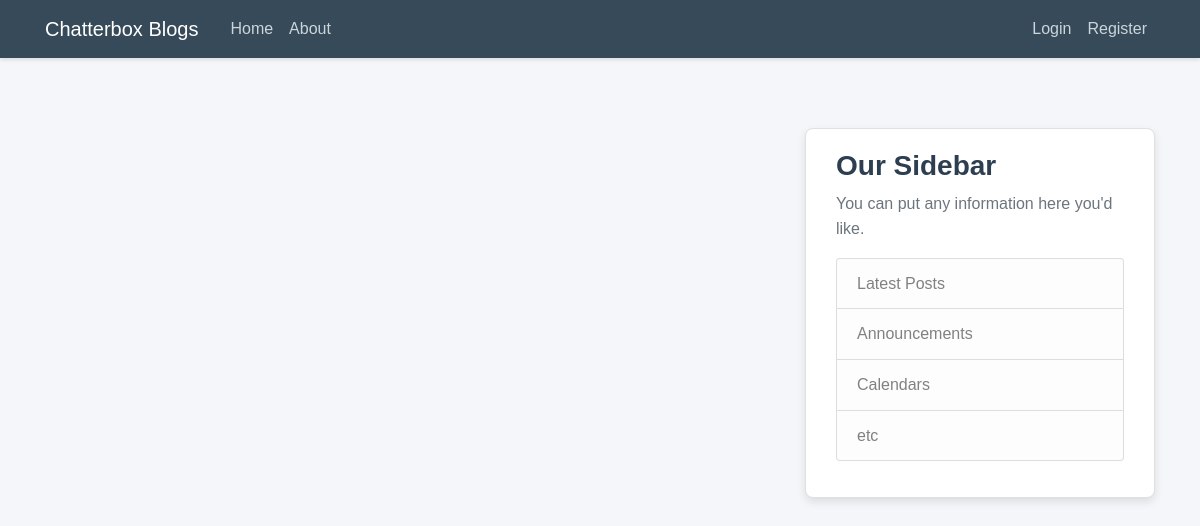
The page /blog/ on the database as committed earlier.
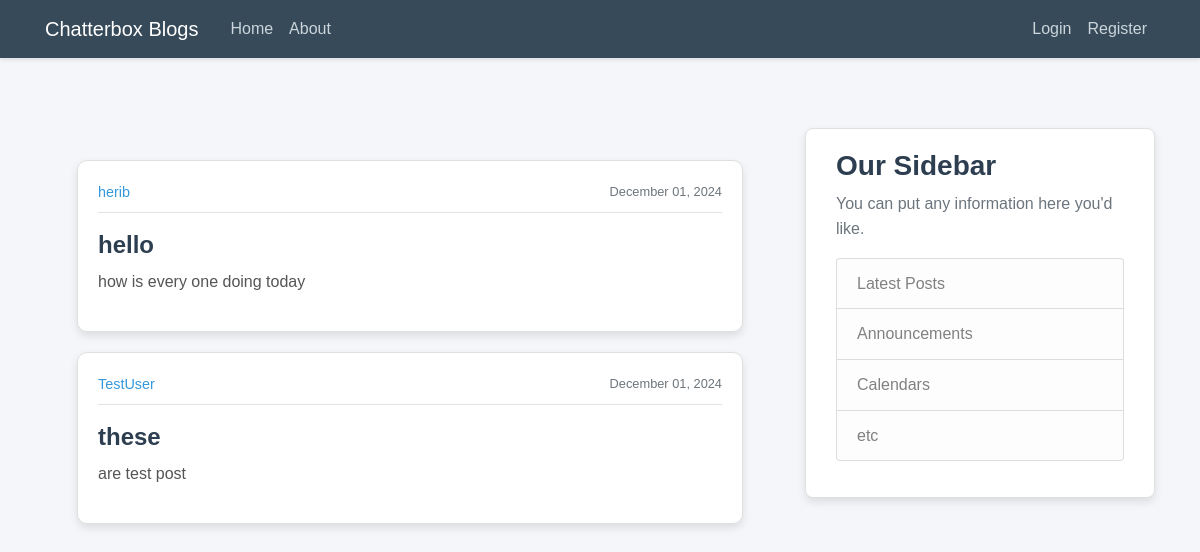
The same page on the database as committed later.
### blog/models.py (models this page shows, shortened)
class Post(models.Model):
    title = models.CharField(max_length=100)
    content = models.TextField()
    date_posted = models.DateTimeField(default=timezone.now)
    author = models.ForeignKey(User, on_delete=models.CASCADE)

### blog/views.py (the view)
# urls.py: path('', views.home, name='blog-home'),
def home(request):
        context = {
               'posts' : Post.objects.all()
        }
        return render (request, 'blog/home.html', context)

### blog/templates/blog/home.html
{% extends "blog/base.html" %}
{% block content %}
<div class="blog-posts">
    {% for post in posts %}
    <article class="media content-section post-card">
        <div class="media-body">
            <div class="article-metadata">
                <a class="author-link" href="#">{{ post.author }}</a>
                <small class="text-muted post-date">{{ post.date_posted|date:"F d, Y" }}</small>
            </div>
            <h2><a class="article-title" href="#">{{ post.title }}</a></h2>
            <p class="article-content">{{ post.content }}</p>
        </div>
    </article>
    {% endfor %}
</div>
{% endblock content %}

### blog/templates/blog/base.html (shortened to what this page needs)
<!DOCTYPE html>
<html lang="en">
<head>
    {% load static %}
    <link rel="stylesheet" href="https://cdn.jsdelivr.net/npm/bootstrap@4.0.0/dist/css/bootstrap.min.css">
    <link rel="stylesheet" href="https://cdnjs.cloudflare.com/ajax/libs/font-awesome/5.15.1/css/all.min.css">
    <link rel="stylesheet" type="text/css" href="{% static 'blog/main.css' %}">
</head>
<body class="d-flex flex-column min-vh-100">
    <header class="site-header">
        <nav class="navbar navbar-expand-md navbar-dark bg-steel fixed-top">
          <div class="container">
            <a class="navbar-brand mr-4" href="{% url 'blog-home'%}">Chatterbox Blogs</a>
            <div class="collapse navbar-collapse" id="navbarToggle">
              <div class="navbar-nav mr-auto">
                <a class="nav-item nav-link" href="{% url 'blog-home'%}">Home</a>
                <a class="nav-item nav-link" href="{% url 'blog-about'%}">About</a>
              </div>
              <div class="navbar-nav">
                {% if user.is_authenticated %}
                <a class="nav-item nav-link" href="#">logout</a>
                {% else %}
                    <a class="nav-item nav-link" href="#">Login</a>
                    <a class="nav-item nav-link" href="{%url 'register'%}">Register</a>
                {% endif %}
              </div>
            </div>
          </div>
        </nav>
      </header>
    <main role="main" class="container mt-5">
        <div class="row">
          <div class="col-md-8">
            {% block content %}{% endblock %}
          </div>
          <div class="col-md-4">
            <div class="content-section">
              <h3>Our Sidebar</h3>
              <p class='text-muted'>You can put any information here you'd like.
                <ul class="list-group">
                  <li class="list-group-item list-group-item-light">Latest Posts</li>
                  <li class="list-group-item list-group-item-light">Announcements</li>
                  <li class="list-group-item list-group-item-light">Calendars</li>
                  <li class="list-group-item list-group-item-light">etc</li>
                </ul>
              </p>
            </div>
          </div>
        </div>
      </main>
</body>
</html>

### blog/static/blog/main.css (style rules this page uses)
body { background: #f4f6f9; color: #333333; margin-top: 5rem; font-family: 'Poppins', Arial, sans-serif; line-height: 1.6; }
h1, h2, h3, h4, h5, h6 { color: #2c3e50; font-weight: 600; }
ul { margin: 0; padding: 0; list-style-type: none; }
.bg-steel { background-color: #374a59; box-shadow: 0 2px 4px rgba(0, 0, 0, 0.1); }
.site-header .navbar-nav .nav-link { color: #cbd5db; font-weight: 500; transition: color 0.3s ease; }
.content-section { background: #ffffff; padding: 20px 30px; border: 1px solid #e0e0e0; border-radius: 8px; margin-bottom: 20px; box-shadow: 0 4px 8px rgba(0, 0, 0, 0.1); transition: transform 0.3s ease, box-shadow 0.3s ease; }
.article-title { color: #34495e; font-size: 1.5rem; font-weight: 600; transition: color 0.3s ease; }
.article-content { white-space: pre-line; font-size: 1rem; color: #555555; }
.article-metadata { padding-bottom: 8px; margin-bottom: 10px; border-bottom: 1px solid #e3e3e3; font-size: 0.9rem; color: #888888; }
.article-metadata a { color: #3498db; font-weight: 500; transition: color 0.3s ease; }
.blog-posts { max-width: 800px; margin: 0 auto; padding: 2rem; }
.post-card { background: #ffffff; border: 1px solid #e0e0e0; border-radius: 10px; padding: 20px; margin-bottom: 20px; box-shadow: 0 4px 8px rgba(0, 0, 0, 0.1); transition: transform 0.3s ease, box-shadow 0.3s ease; }
.article-metadata { display: flex; justify-content: space-between; align-items: center; margin-bottom: 10px; font-size: 0.9rem; color: #888888; }
.author-link { color: #3498db; font-weight: 500; text-decoration: none; transition: color 0.3s ease; }
.post-date { font-size: 0.8rem; color: #aaaaaa; }
.article-title { font-size: 1.5rem; font-weight: 600; color: #2c3e50; margin-bottom: 10px; text-decoration: none; transition: color 0.3s ease; }
.article-content { font-size: 1rem; color: #555555; line-height: 1.6; }

Rows that differ between the two databases and show on the page:
added Post: author "herib", date_posted "December 01, 2024", title "hello", content "how is every one doing today"
added Post: author "TestUser", date_posted "December 01, 2024", title "these", content "are test post"
